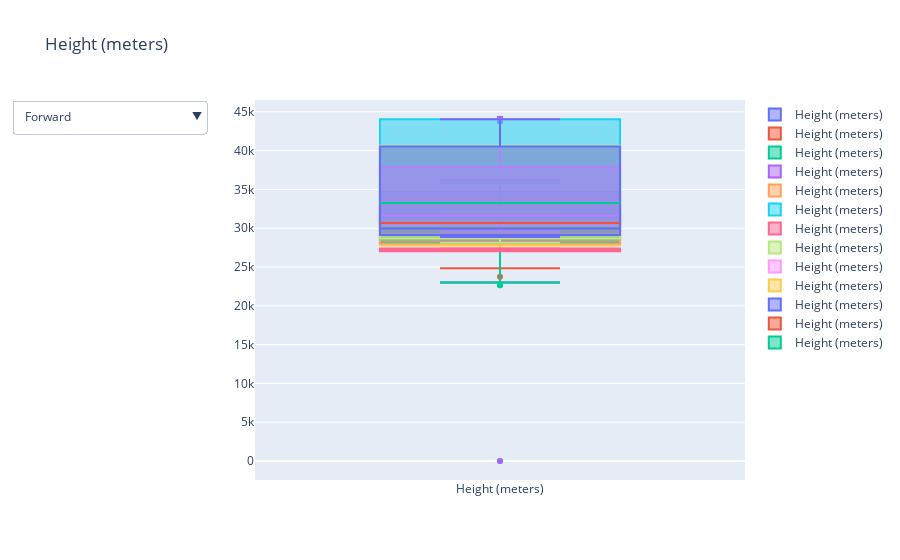

Notebook source saved alongside this figure:
### Code cell
x = []
drop_menus = []
list_i = data.Position.unique().tolist()
fig = go.Figure()

for i in list_i:
    data_x = data[data.Position == i]
    fig.add_trace(
       go.Box(y = data_x['Height (meters)'].values.tolist(), name = 'Height (meters)')
       )

for i in range(len(list_i)):
    v_m = [False]*len(list_i)
    v_m[i] = True
    drop_menus.append(dict(label=list_i[i], method='update', args = [{"visible": v_m},{"title": i} ]))

    
fig.layout.update(title='Height (meters)',
   updatemenus = [
      go.layout.Updatemenu(
         direction = "down", yanchor = 'top', active = 0, x = -0.1, y = 1,
         buttons = drop_menus
      )
   ]
)
iplot(fig)

### Figure 1 — Plotly figure (JSON) as saved in the notebook; plotly's stock layout.template omitted (floating-point values rounded to 4 significant figures; data arrays with more than 128 entries replaced by an {"elided": "..."} marker saying what was removed)
{"data": [{"name": "Height (meters)", "type": "box", "y": {"elided": "1021 int values"}}, {"name": "Height (meters)", "type": "box", "y": {"elided": "1300 int values"}}, {"name": "Height (meters)", "type": "box", "y": {"elided": "1078 int values"}}, {"name": "Height (meters)", "type": "box", "y": {"elided": "431 int values"}}, {"name": "Height (meters)", "type": "box", "y": [28491, 27395, 32143, 29952]}, {"name": "Height (meters)", "type": "box", "y": [30682, 31048, 44044, 33604, 30682, 44075]}, {"name": "Height (meters)", "type": "box", "y": [27030, 27395]}, {"name": "Height (meters)", "type": "box", "y": [44044, 30317, 28126]}, {"name": "Height (meters)", "type": "box", "y": [29587, 44075, 31778, 31413]}, {"name": "Height (meters)", "type": "box", "y": [27760]}, {"name": "Height (meters)", "type": "box", "y": [29952, 28856, 44044]}, {"name": "Height (meters)", "type": "box", "y": [30682]}, {"name": "Height (meters)", "type": "box", "y": [33239]}], "layout": {"title": {"text": "Height (meters)"}, "updatemenus": [{"active": 0, "buttons": [{"args": [{"visible": [true, false, false, false, false, false, false, false, false, false, false, false, false]}, {"title": 0}], "label": "Forward", "method": "update"}, {"args": [{"visible": [false, true, false, false, false, false, false, false, false, false, false, false, false]}, {"title": 1}], "label": "Defender", "method": "update"}, {"args": [{"visible": [false, false, true, false, false, false, false, false, false, false, false, false, false]}, {"title": 2}], "label": "Midfielder", "method": "update"}, {"args": [{"visible": [false, false, false, true, false, false, false, false, false, false, false, false, false]}, {"title": 3}], "label": "Position: Goalkeeper", "method": "update"}, {"args": [{"visible": [false, false, false, false, true, false, false, false, false, false, false, false, false]}, {"title": 4}], "label": "Position: Left", "method": "update"}, {"args": [{"visible": [false, false, false, false, false, true, false, false, false, false, false, false, false]}, {"title": 5}], "label": "Position: Centre", "method": "update"}, {"args": [{"visible": [false, false, false, false, false, false, true, false, false, false, false, false, false]}, {"title": 6}], "label": "Position: Left Winger", "method": "update"}, {"args": [{"visible": [false, false, false, false, false, false, false, true, false, false, false, false, false]}, {"title": 7}], "label": "Position: Attacking Midfield", "method": "update"}, {"args": [{"visible": [false, false, false, false, false, false, false, false, true, false, false, false, false]}, {"title": 8}], "label": "Position: Central Midfield", "method": "update"}, {"args": [{"visible": [false, false, false, false, false, false, false, false, false, true, false, false, false]}, {"title": 9}], "label": "Position: Second Striker", "method": "update"}, {"args": [{"visible": [false, false, false, false, false, false, false, false, false, false, true, false, false]}, {"title": 10}], "label": "Position: Right", "method": "update"}, {"args": [{"visible": [false, false, false, false, false, false, false, false, false, false, false, true, false]}, {"title": 11}], "label": "Position: Right Winger", "method": "update"}, {"args": [{"visible": [false, false, false, false, false, false, false, false, false, false, false, false, true]}, {"title": 12}], "label": "Position: Defensive Midfield", "method": "update"}], "direction": "down", "x": -0.1, "y": 1, "yanchor": "top"}]}}
